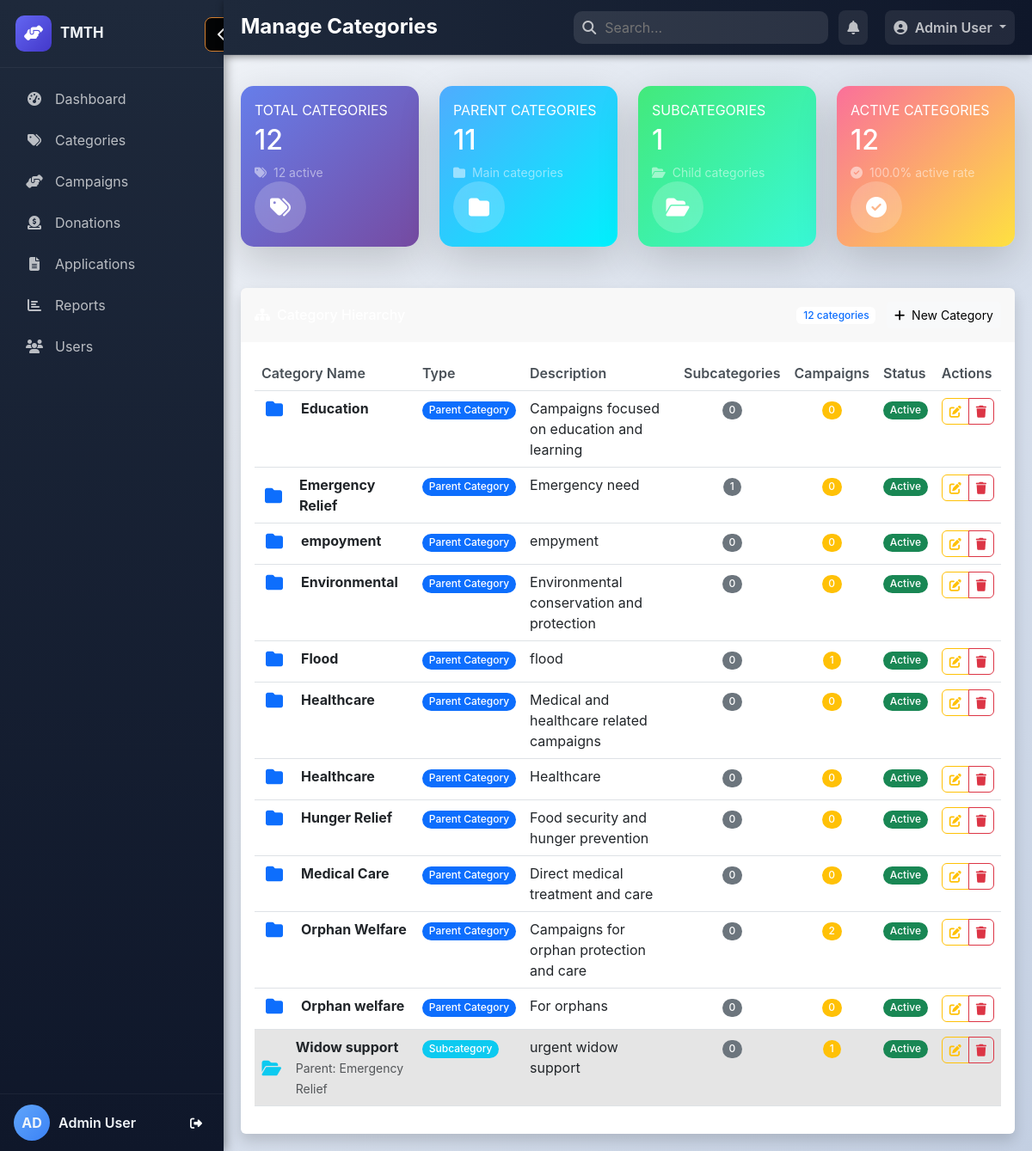
Screenshot of /admin/categories.php (signed in) with the database file from the repository.
### tables this page shows
CREATE TABLE `categories` (
  `id` int(11) NOT NULL,
  `name` varchar(100) NOT NULL,
  `description` text DEFAULT NULL,
  `parent_id` int(11) DEFAULT NULL,
  `status` enum('active','inactive') DEFAULT 'active',
  `created_at` timestamp NOT NULL DEFAULT current_timestamp()
);

### admin/categories.php (the view, shortened to what this page needs)
<?php
require_once '../includes/config.php';
include 'header.php';
try {
    $stmt = $pdo->query("
        SELECT c1.*,
               c2.name as parent_name,
               (SELECT COUNT(*) FROM categories c3 WHERE c3.parent_id = c1.id) as subcategory_count,
               (SELECT COUNT(*) FROM campaigns WHERE category_id = c1.id) as campaign_count
        FROM categories c1
        LEFT JOIN categories c2 ON c1.parent_id = c2.id
        ORDER BY c1.parent_id IS NULL DESC, c1.parent_id, c1.name
    ");
    $categories = $stmt->fetchAll(PDO::FETCH_ASSOC);
} catch(PDOException $e) {
    $categories = [];
    error_log("Categories query error: " . $e->getMessage());
}
$total_categories = $pdo->query("SELECT COUNT(*) as count FROM categories")->fetch(PDO::FETCH_ASSOC)['count'];
$parent_categories_count = $pdo->query("SELECT COUNT(*) as count FROM categories WHERE parent_id IS NULL")->fetch(PDO::FETCH_ASSOC)['count'];
$subcategories_count = $total_categories - $parent_categories_count;
$active_categories = $pdo->query("SELECT COUNT(*) as count FROM categories WHERE status = 'active'")->fetch(PDO::FETCH_ASSOC)['count'];
?>
<div class="row mb-4">
    <div class="col-xl-3 col-md-6 mb-4">
        <div class="card stats-card revenue-card shadow-lg border-0">
            <div class="card-body">
                <div class="row align-items-center">
                    <div class="col mr-2">
                        <div class="text-xs font-weight-bold text-white text-uppercase mb-1">
                            Total Categories</div>
                        <div class="h2 mb-0 font-weight-bold text-white"><?php echo $total_categories; ?></div>
                        <div class="mt-2 text-white-50 small">
                            <i class="fas fa-tags me-1"></i>
                            <span><?php echo $active_categories; ?> active</span>
                        </div>
                    </div>
                    <div class="col-auto">
                        <div class="icon-circle bg-white-20">
                            <i class="fas fa-tags text-white"></i>
                        </div>
                    </div>
                </div>
            </div>
        </div>
    </div>
    <div class="col-xl-3 col-md-6 mb-4">
        <div class="card stats-card donations-card shadow-lg border-0">
            <div class="card-body">
                <div class="row align-items-center">
                    <div class="col mr-2">
                        <div class="text-xs font-weight-bold text-white text-uppercase mb-1">
                            Parent Categories</div>
                        <div class="h2 mb-0 font-weight-bold text-white"><?php echo $parent_categories_count; ?></div>
                        <div class="mt-2 text-white-50 small">
                            <i class="fas fa-folder me-1"></i>
                            <span>Main categories</span>
                        </div>
                    </div>
                    <div class="col-auto">
                        <div class="icon-circle bg-white-20">
                            <i class="fas fa-folder text-white"></i>
                        </div>
                    </div>
                </div>
            </div>
        </div>
    </div>
    <div class="col-xl-3 col-md-6 mb-4">
        <div class="card stats-card campaigns-card shadow-lg border-0">
            <div class="card-body">
                <div class="row align-items-center">
                    <div class="col mr-2">
                        <div class="text-xs font-weight-bold text-white text-uppercase mb-1">
                            Subcategories</div>
                        <div class="h2 mb-0 font-weight-bold text-white"><?php echo $subcategories_count; ?></div>
                        <div class="mt-2 text-white-50 small">
                            <i class="fas fa-folder-open me-1"></i>
                            <span>Child categories</span>
                        </div>
                    </div>
                    <div class="col-auto">
                        <div class="icon-circle bg-white-20">
                            <i class="fas fa-folder-open text-white"></i>
                        </div>
                    </div>
                </div>
            </div>
        </div>
    </div>
    <div class="col-xl-3 col-md-6 mb-4">
        <div class="card stats-card users-card shadow-lg border-0">
            <div class="card-body">
                <div class="row align-items-center">
                    <div class="col mr-2">
                        <div class="text-xs font-weight-bold text-white text-uppercase mb-1">
                            Active Categories</div>
                        <div class="h2 mb-0 font-weight-bold text-white"><?php echo $active_categories; ?></div>
                        <div class="mt-2 text-white-50 small">
                            <i class="fas fa-check-circle me-1"></i>
                            <span><?php echo number_format(($active_categories/$total_categories)*100, 1); ?>% active rate</span>
                        </div>
                    </div>
                    <div class="col-auto">
                        <div class="icon-circle bg-white-20">
                            <i class="fas fa-check-circle text-white"></i>
                        </div>
                    </div>
                </div>
            </div>
        </div>
    </div>
</div>
<div class="card shadow border-0">
    <div class="card-header bg-gradient-primary text-white py-3 d-flex justify-content-between align-items-center border-0">
        <h6 class="m-0 font-weight-bold"><i class="fas fa-sitemap me-2"></i>Category Hierarchy</h6>
        <div>
            <span class="badge bg-white text-primary me-2"><?php echo count($categories); ?> categories</span>
            <button type="button" class="btn btn-light btn-sm" data-bs-toggle="modal" data-bs-target="#createCategoryModal">
                <i class="fas fa-plus me-1"></i> New Category
            </button>
        </div>
    </div>
    <div class="card-body">
        <?php if(empty($categories)): ?>
            <div class="text-center py-5">
                <i class="fas fa-tags fa-4x text-muted mb-3"></i>
                <h5 class="text-muted">No Categories Found</h5>
                <p class="text-muted">Create your first category to get started.</p>
                <button type="button" class="btn btn-primary" data-bs-toggle="modal" data-bs-target="#createCategoryModal">
                    <i class="fas fa-plus me-1"></i> Create Category
                </button>
            </div>
        <?php else: ?>
            <div class="table-responsive">
                <table class="table table-hover" id="categoriesTable">
                    <thead class="thead-light">
                        <tr>
                            <th>Category Name</th>
                            <th>Type</th>
                            <th>Description</th>
                            <th>Subcategories</th>
                            <th>Campaigns</th>
                            <th>Status</th>
                            <th>Actions</th>
                        </tr>
                    </thead>
                    <tbody>
                        <?php foreach($categories as $category): ?>
                        <tr class="hover-effect <?php echo $category['parent_id'] ? 'table-active' : 'bg-light'; ?>">
                            <td>
                                <div class="d-flex align-items-center">
                                    <div class="category-icon me-3">
                                        <?php if($category['parent_id']): ?>
                                            <i class="fas fa-folder-open text-info fa-lg"></i>
                                        <?php else: ?>
                                            <i class="fas fa-folder text-primary fa-lg"></i>
                                        <?php endif; ?>
                                    </div>
                                    <div>
                                        <strong class="text-dark"><?php echo htmlspecialchars($category['name']); ?></strong>
                                        <?php if($category['parent_name']): ?>
                                            <br>
                                            <small class="text-muted">Parent: <?php echo htmlspecialchars($category['parent_name']); ?></small>
                                        <?php endif; ?>
                                    </div>
                                </div>
                            </td>
                            <td>
                                <?php if($category['parent_id']): ?>
                                    <span class="badge bg-info rounded-pill">Subcategory</span>
                                <?php else: ?>
                                    <span class="badge bg-primary rounded-pill">Parent Category</span>
                                <?php endif; ?>
                            </td>
                            <td>
                                <?php echo $category['description'] ?
                                    '<span class="text-dark">' . htmlspecialchars($category['description']) . '</span>' :
                                    '<span class="text-muted">No description</span>'; ?>
                            </td>
                            <td class="text-center">
                                <span class="badge bg-secondary rounded-pill"><?php echo $category['subcategory_count']; ?></span>
                            </td>
                            <td class="text-center">
                                <span class="badge bg-warning rounded-pill"><?php echo $category['campaign_count']; ?></span>
                            </td>
                            <td>
                                <span class="badge bg-<?php echo $category['status'] == 'active' ? 'success' : 'secondary'; ?> rounded-pill">
                                    <?php echo ucfirst($category['status']); ?>
                                </span>
                            </td>
                            <td>
                                <div class="btn-group btn-group-sm">
                                    <button type="button" class="btn btn-outline-warning rounded-start"
                                            data-bs-toggle="modal" data-bs-target="#editCategoryModal"
                                            data-category='<?php echo json_encode($category); ?>'>
                                        <i class="fas fa-edit"></i>
                                    </button>
                                    <button type="button" class="btn btn-outline-danger rounded-end"
                                            onclick="deleteCategory(<?php echo $category['id']; ?>, '<?php echo htmlspecialchars($category['name']); ?>')">
                                        <i class="fas fa-trash"></i>
                                    </button>
                                </div>
                            </td>
                        </tr>
                        <?php endforeach; ?>
                    </tbody>
                </table>
            </div>
        <?php endif; ?>
    </div>
</div>
<?php include 'footer.php'; ?>

### admin/header.php (style rules this page uses)
:root { --sidebar-w: 260px; --sidebar-collapsed: 74px; --topbar-h: 64px; --bg-dark: #0f172a; --bg-dark2: #1e293b; --muted: rgba(255,255,255,0.7); --accent: #4f46e5; }
body { margin: 0; font-family: "Inter", Poppins, sans-serif; background: var(--bg-dark); color: #f1f5f9; overflow-x: hidden; }

### admin/categories.php (style rules this page uses)
:root { --primary-gradient: linear-gradient(135deg, #667eea 0%, #764ba2 100%); --success-gradient: linear-gradient(135deg, #4facfe 0%, #00f2fe 100%); --info-gradient: linear-gradient(135deg, #43e97b 0%, #38f9d7 100%); --warning-gradient: linear-gradient(135deg, #fa709a 0%, #fee140 100%); --dark-gradient: linear-gradient(135deg, #434343 0%, #000000 100%); }
body { background: linear-gradient(135deg, #f5f7fa 0%, #c3cfe2 100%); min-height: 100vh; }
.stats-card { color: white; border-radius: 15px; transition: transform 0.3s ease, box-shadow 0.3s ease; }
.revenue-card { background: var(--primary-gradient); }
.donations-card { background: var(--success-gradient); }
.campaigns-card { background: var(--info-gradient); }
.users-card { background: var(--warning-gradient); }
.icon-circle { width: 60px; height: 60px; border-radius: 50%; display: flex; align-items: center; justify-content: center; font-size: 1.5rem; }
.bg-white-20 { background: rgba(255, 255, 255, 0.2); backdrop-filter: blur(10px); }
.hover-effect { transition: all 0.3s ease; }
.table th { border-top: none; font-weight: 600; color: #495057; }
.badge { font-weight: 500; }
.category-icon { width: 30px; text-align: center; }

### rows the page displays
categories: name "Education", shows "Parent Category", description "Campaigns focused on education and learning", subcategory_count "0", campaign_count "0", status "Active"
categories: name "Emergency Relief", shows "Parent Category", description "Emergency need", subcategory_count "1", campaign_count "0", status "Active"
categories: name "empoyment", shows "Parent Category", description "empyment", subcategory_count "0", campaign_count "0", status "Active"
categories: name "Environmental", shows "Parent Category", description "Environmental conservation and protection", subcategory_count "0", campaign_count "0", status "Active"
categories: name "Flood", shows "Parent Category", description "flood", subcategory_count "0", campaign_count "1", status "Active"
categories: name "Healthcare", shows "Parent Category", description "Medical and healthcare related campaigns", subcategory_count "0", campaign_count "0", status "Active"
categories: name "Healthcare", shows "Parent Category", description "Healthcare", subcategory_count "0", campaign_count "0", status "Active"
categories: name "Hunger Relief", shows "Parent Category", description "Food security and hunger prevention", subcategory_count "0", campaign_count "0", status "Active"
categories: name "Medical Care", shows "Parent Category", description "Direct medical treatment and care", subcategory_count "0", campaign_count "0", status "Active"
categories: name "Orphan Welfare", shows "Parent Category", description "Campaigns for orphan protection and care", subcategory_count "0", campaign_count "2", status "Active"
categories: name "Orphan welfare", shows "Parent Category", description "For orphans", subcategory_count "0", campaign_count "0", status "Active"
categories: name "Widow support", parent.name "Emergency Relief", shows "Subcategory", description "urgent widow support", subcategory_count "0", campaign_count "1", status "Active"

### other values shown
substr($_SESSION['user_name'] ?? 'AD',0,2) "AD"
$_SESSION['user_name'] "Admin User"
$page_title "Manage Categories"
$total_categories "12"
$active_categories "12"
$parent_categories_count "11"
$subcategories_count "1"
count($categories) "12"
